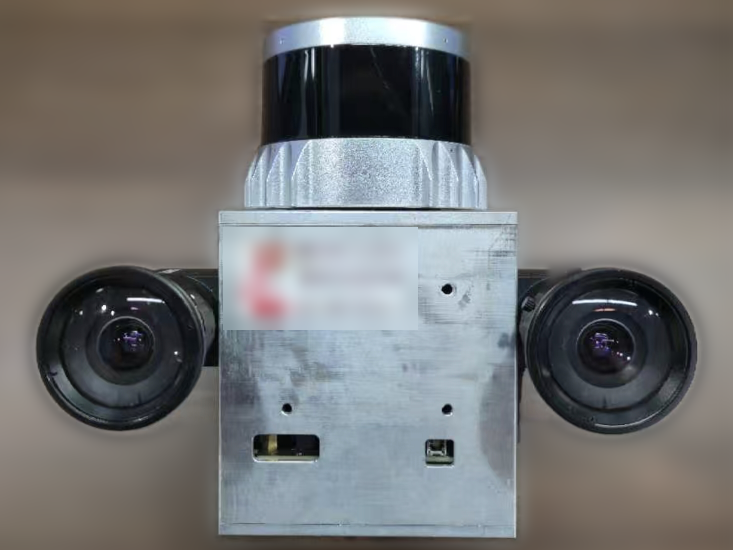
#> input picture figures/data/rig_c_obscured.png, 1466 x 1100 px (shown at 1/2 size)
$ python -i make_fig9_rectify.py   (imports and definitions only)
#> lines starting #> are read from the running program, lines starting #| are printed output that depends on the picture; after the words box and inside, x2 and y2 are one past the last pixel; in counts of white or black regions, pixels touching at a corner belong together
#> further down, picture is the input picture: shape (1100, 1466, 3); mean B, G, R 117, 118, 118.2
#!/usr/bin/env python
"""Rectification comparison (not in the paper), two sessions side by side.

Left block  (public wide-angle set): raw / ROS parameters / selected parameters
Right block (our own rig session)  : raw / M2 / M3, where the two orders agree
                                     inside the observed range and diverge far
                                     outside it.
Faces are blurred before anything is written to disk.
"""
import json, os, glob, sys
import numpy as np
import cv2
sys.path.insert(0, os.path.dirname(os.path.abspath(__file__)))
from plotstyle import apply_style, save, SIZES
import matplotlib.pyplot as plt

SCR  = os.path.dirname(os.path.abspath(__file__))
ROOT = os.path.join(SCR, '..')
# results of experiments/public/experiment/run_all.sh (plus the Rig-A ROS/mrcal runs, see README)
OUTD = os.path.join(ROOT, 'experiments', 'public', 'experiment', 'out')
PUB  = os.path.join(ROOT, 'experiments', 'public', 'opencalib_front')
OURS = os.environ.get('RIG_A_DIR', os.path.join(ROOT, 'data', 'rig_a'))

def load_json_K(p):
    d = json.load(open(p))
    K = np.array(d['K'], float)
    D = np.array((list(d['dist']) + [0.0]*5)[:5], float)
    return K, D

# [1 line that did not run here, left out]
# [1 line that did not run here, left out]

# mrcal at its documented example configuration (LENSMODEL_OPENCV8), fold 0
_m = [1055.14563, 1056.718188, 963.0442501, 580.986538, -0.1273162132,
      0.0532709671, -0.0005030125432, -0.0004019162114, -0.009505004981,
      0.02290049187, -0.0402876674, 0.01150535266]
Km = np.array([[_m[0], 0, _m[2]], [0, _m[1], _m[3]], [0, 0, 1]])
Dm = np.array(_m[4:])          # k1 k2 p1 p2 k3 k4 k5 k6

# [1 line not run here, left out]
# [1 line that did not run here, left out]
# [1 line not run here, left out]
# [1 line that did not run here, left out]
# [1 line that did not run here, left out]

# [1 line not run here, left out]
# [2 lines that did not run here, left out]
# [1 line that did not run here, left out]
# [2 lines that did not run here, left out]
# [1 line that did not run here, left out]

# ------------------------------------------------------------------ faces
def _haarcascade_dir():
    """Directory of the OpenCV Haar cascades: cv2.data when the wheel ships it,
    otherwise <sys.prefix>/share/opencv4/haarcascades, or $OPENCV_HAARCASCADES."""
    d = os.environ.get('OPENCV_HAARCASCADES')
    if d:
        return d.rstrip('/') + '/'
    if hasattr(cv2, 'data'):
        return cv2.data.haarcascades
    return os.path.join(sys.prefix, 'share', 'opencv4', 'haarcascades') + '/'


CASC = _haarcascade_dir()
det_face = cv2.CascadeClassifier(CASC + 'haarcascade_frontalface_default.xml')
det_prof = cv2.CascadeClassifier(CASC + 'haarcascade_profileface.xml')

def anonymize(img):
    """Blur every detected face; enlarge the box so hair and jaw go too."""
    g = cv2.cvtColor(img, cv2.COLOR_BGR2GRAY)
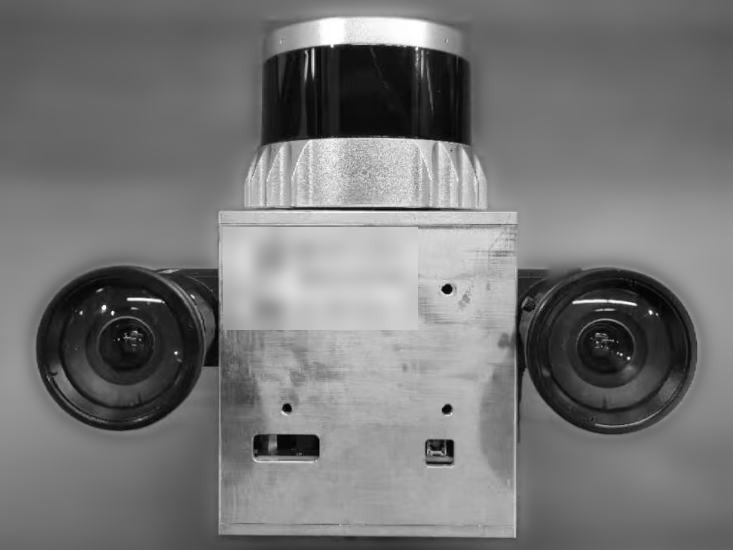
#> g: shape (1100, 1466) (shown at 1/2 size); min 0, max 255, mean 118
    boxes = []
    for det in (det_face, det_prof):
        for sf, mn in ((1.05, 4), (1.10, 3)):
            boxes += list(det.detectMultiScale(g, sf, mn, minSize=(24, 24)))
#> after the loop, boxes = [[80, 729, 53, 53], [446, 706, 52, 52], [80, 728, 53, 53], [817, 524, 77, 77]]
    H, W = img.shape[:2]
#> H = 1100; W = 1466
    for (x, y, w, h) in boxes:
        if max(w, h) > 0.12 * W:       # reject spurious large detections
            continue
        pad = int(0.35 * max(w, h))
        x0, y0 = max(0, x - pad), max(0, y - pad)
        x1, y1 = min(img.shape[1], x + w + pad), min(img.shape[0], y + h + pad)
        roi = img[y0:y1, x0:x1]
        if roi.size:
            k = max(9, (min(roi.shape[:2]) // 2) * 2 + 1)
            img[y0:y1, x0:x1] = cv2.GaussianBlur(roi, (k, k), 0)
#> this loop made 4 passes
#> (x, y, w, h, pad, x0, y0, x1) on passes 1 to 4: (80, 729, 53, 53, 18, 62, 711, 151), (446, 706, 52, 52, 18, 428, 688, 516), (80, 728, 53, 53, 18, 62, 710, 151), (817, 524, 77, 77, 26, 791, 498, 920)
#> pass 1, in anonymize, `roi = img[y0:y1, x0:x1]`:
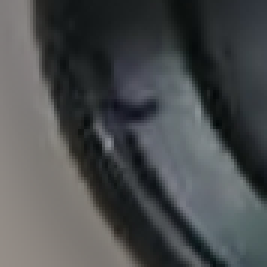
#> roi: shape (89, 89, 3) (shown 3 times larger); mean B, G, R 78, 77, 74.5
#> pass 2, in anonymize, `roi = img[y0:y1, x0:x1]`:
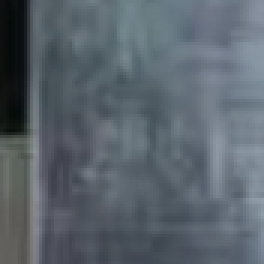
#> roi: shape (88, 88, 3) (shown 3 times larger); mean B, G, R 108.6, 100, 90.6
#> pass 3, in anonymize, `roi = img[y0:y1, x0:x1]`:
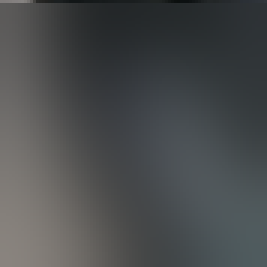
#> roi: shape (89, 89, 3) (shown 3 times larger); mean B, G, R 77.4, 76.4, 73.8
#> after the loop:
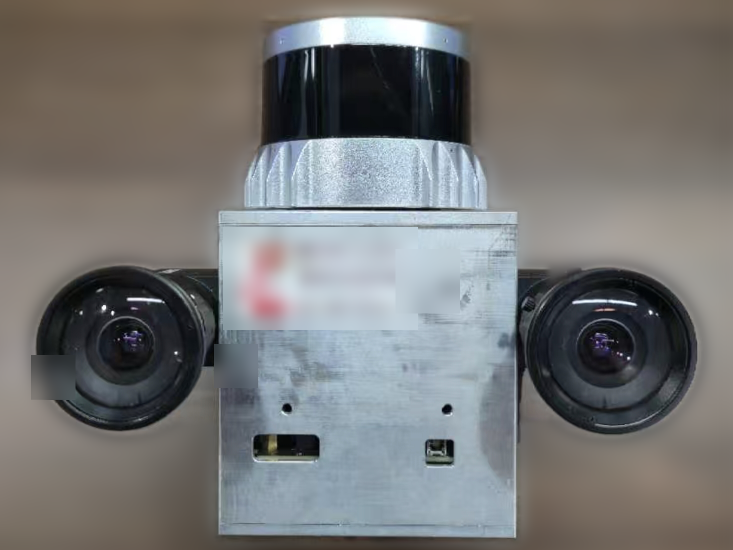
#> img: shape (1100, 1466, 3) (shown at 1/2 size); 2% of pixels changed, all inside (x1, y1, x2, y2) = (62, 498, 920, 800)
#> after the loop:
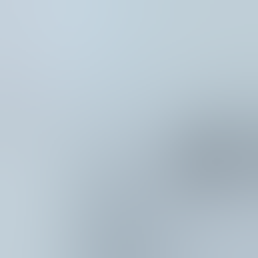
#> roi: shape (129, 129, 3) (shown 2 times larger); mean B, G, R 207.3, 197.1, 182.7
    return img, len(boxes)

# ------------------------------------------------------------------ figure
pub_names  = ['4.png', '13.png', '23.png']
ours_names = ['left-0030.png', 'left-0005.png', 'left-0034.png']

# [2 lines not run here, left out]
def crop169(im):
    """Centre-crop to a common 16:9 frame.

    The two sessions differ in aspect ratio (1920x1200 vs 1920x1080), which
    left the panels filling their cells unevenly.  Rectification is applied to
    the full image first and only the *display* is cropped, so the geometry
    shown is unchanged.
    """
    h, w = im.shape[:2]
    hh = int(round(w * 9.0 / 16.0))
    if hh < h:
        y0 = (h - hh) // 2
        return im[y0:y0 + hh]
    ww = int(round(h * 16.0 / 9.0))
    x0 = (w - ww) // 2
    return im[:, x0:x0 + ww]


fig, ax = plt.subplots(4, 6, figsize=(7.05, 2.95))
row_lab = ['raw', 'ROS-calib', 'mrcal', 'ours']
nfaces = 0

# [29 lines not run here, left out]

>>> import cv2
>>> picture = cv2.imread('data/rig_c_obscured.png')
>>> result = anonymize(picture)

$ run again, on data/rig_a/left-0000.png
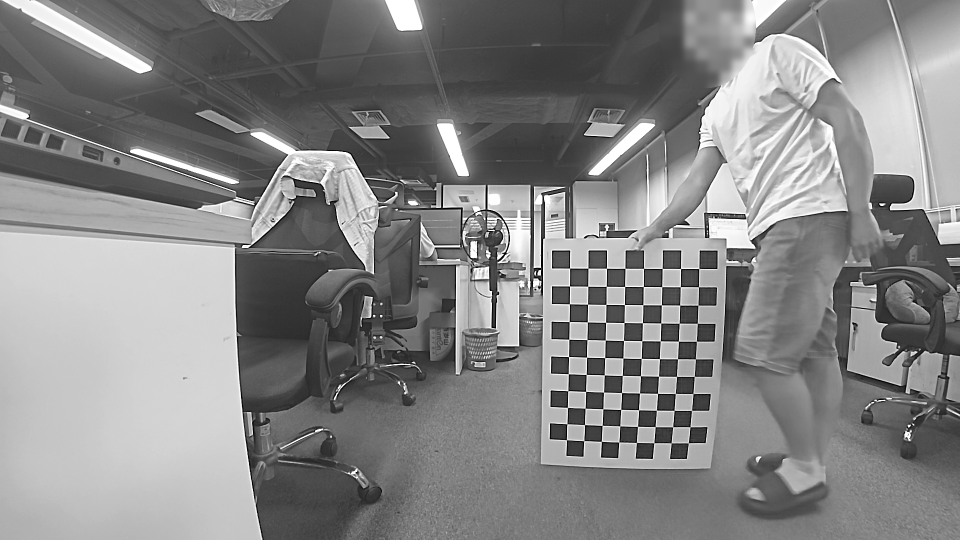
#> input picture data/rig_a/left-0000.png, 1920 x 1080 px (shown at 1/2 size)
#> picture is the input picture: shape (1080, 1920, 3); min 0, max 255, mean 132.5
#> after the loop in anonymize, `for det in (det_face, det_prof):`: boxes = [[571, 342, 84, 84], [439, 670, 332, 332], [1438, 569, 58, 58]]
#> the loop in anonymize, `for (x, y, w, h) in boxes:` made 3 passes
#> (x, y, w, h, pad, x0, y0, x1) on passes 1, 3: (571, 342, 84, 84, 29, 542, 313, 684), (1438, 569, 58, 58, 20, 1418, 549, 1516)
#> pass 1, in anonymize, `roi = img[y0:y1, x0:x1]`:
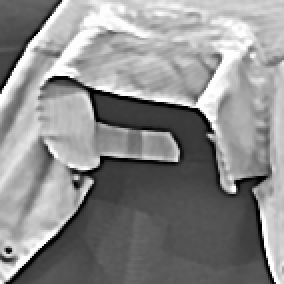
#> roi: shape (142, 142, 3) (shown 2 times larger); min 0, max 255, mean 139.2
#> after the loop in anonymize, `for (x, y, w, h) in boxes:`:
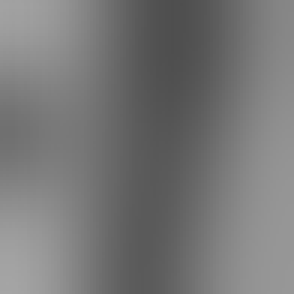
#> roi: shape (98, 98, 3) (shown 3 times larger); min 78, max 165, mean 118.5

$ run again, on data/rig_a/left-0001.png
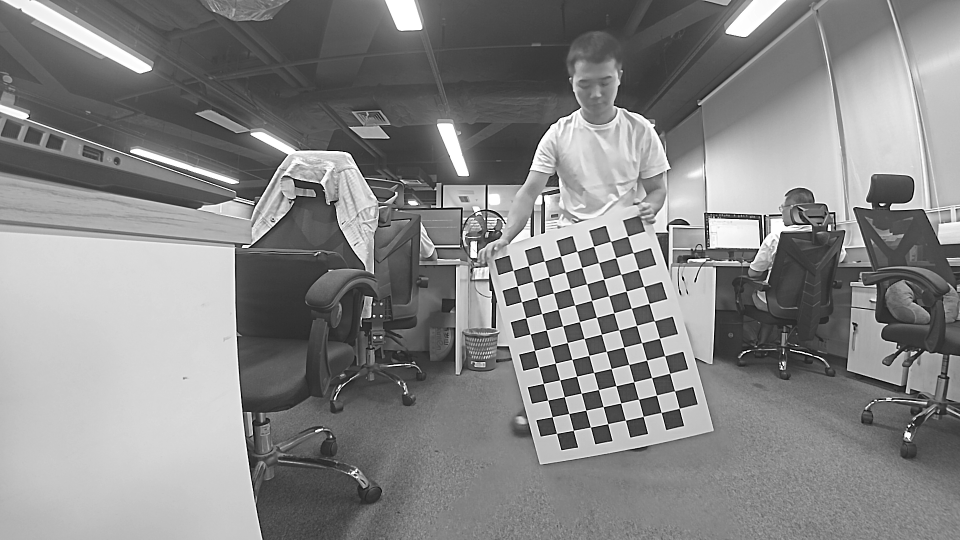
#> input picture data/rig_a/left-0001.png, 1920 x 1080 px (shown at 1/2 size)
#> picture is the input picture: shape (1080, 1920, 3); min 0, max 255, mean 134
#> after the loop in anonymize, `for det in (det_face, det_prof):`: boxes = [[569, 341, 84, 84], [1133, 124, 116, 116], [663, 366, 114, 114], [635, 139, 522, 522], [984, 397, 77, 77]]
#> the loop in anonymize, `for (x, y, w, h) in boxes:` made 5 passes
#> (x, y, w, h, pad, x0, y0, x1) on passes 1, 2, 3, 5: (569, 341, 84, 84, 29, 540, 312, 682), (1133, 124, 116, 116, 40, 1093, 84, 1289), (663, 366, 114, 114, 39, 624, 327, 816), (984, 397, 77, 77, 26, 958, 371, 1087)
#> pass 1, in anonymize, `roi = img[y0:y1, x0:x1]`:
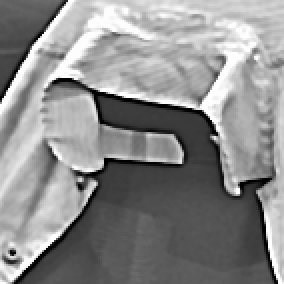
#> roi: shape (142, 142, 3) (shown 2 times larger); min 0, max 255, mean 139.2
#> after the loop in anonymize, `for (x, y, w, h) in boxes:`:
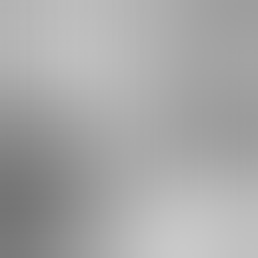
#> roi: shape (129, 129, 3) (shown 2 times larger); min 116, max 201, mean 167.5
